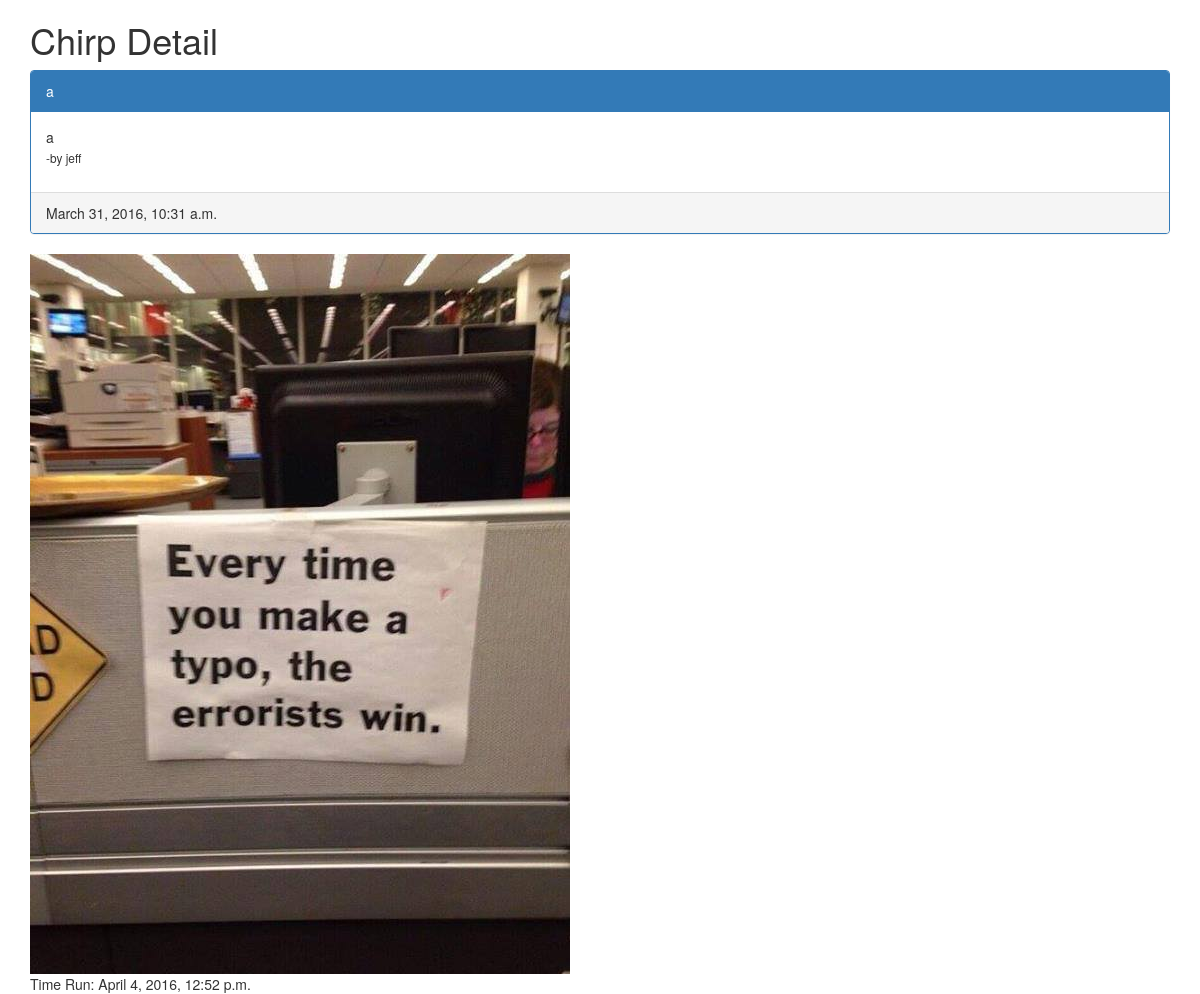
The page /chirps/16/ on the database its author committed.
### chirps/models.py (models this page shows, shortened)
class Chirp(models.Model):
    message = models.CharField(max_length=150)
    subject = models.CharField(max_length=50, help_text="Short version as a title of longer chirp message")
    created_at = models.DateTimeField(auto_now_add=True, db_index=True,
                                      verbose_name="Created")
    modified_at = models.DateTimeField(auto_now=True)
    user = models.ForeignKey(User)
    image = models.ImageField(upload_to="profile/", null=True, blank=True)
    archived = models.BooleanField(default=False)

### chirps/views.py (the view)
# urls.py: url(r'^(?P<id>\d+)/$', ChirpDetail.as_view(), name="chirp_detail"),
class ChirpDetail(DetailView):
    model = Chirp
    pk_url_kwarg = 'id'
    def get_context_data(self, **kwargs):
        context = super().get_context_data(**kwargs)
        author_list = self.request.session.get("author_list", {})
        author_list[self.object.user.username] = \
            author_list.get(self.object.user.username, 0) + 1
        self.request.session['author_list'] = author_list
        context["time_run"] = timezone.now()
        return context

### chirps/templates/chirps/chirp_detail.html (shortened to what this page needs)
{% extends "base.html" %}
{% block content %}
    <h1>Chirp Detail</h1>
    <div class="panel panel-primary">
        <div class="panel-heading">{{ chirp.subject }}</div>
        <div class="panel-body">
            {{ chirp.message }} <p><small>-by {{ chirp.user }}</small></p>
        </div>
        <div class="panel-footer">{{ chirp.created_at }}</div>
    </div>
    <div>
        <img src="{{ chirp.image.url }}" height="{{ chirp.image.height }}" width="{{ chirp.image.width }}">
    </div>
    Time Run: {{ time_run }}
{% endblock %}

### rows shown on the page
Chirp: subject "a", message "a", user "jeff", created_at "March 31, 2016, 10:31 a.m.", image (picture)

### other values the page prints
{{ time_run }} "April 4, 2016, 12:52 p.m."
